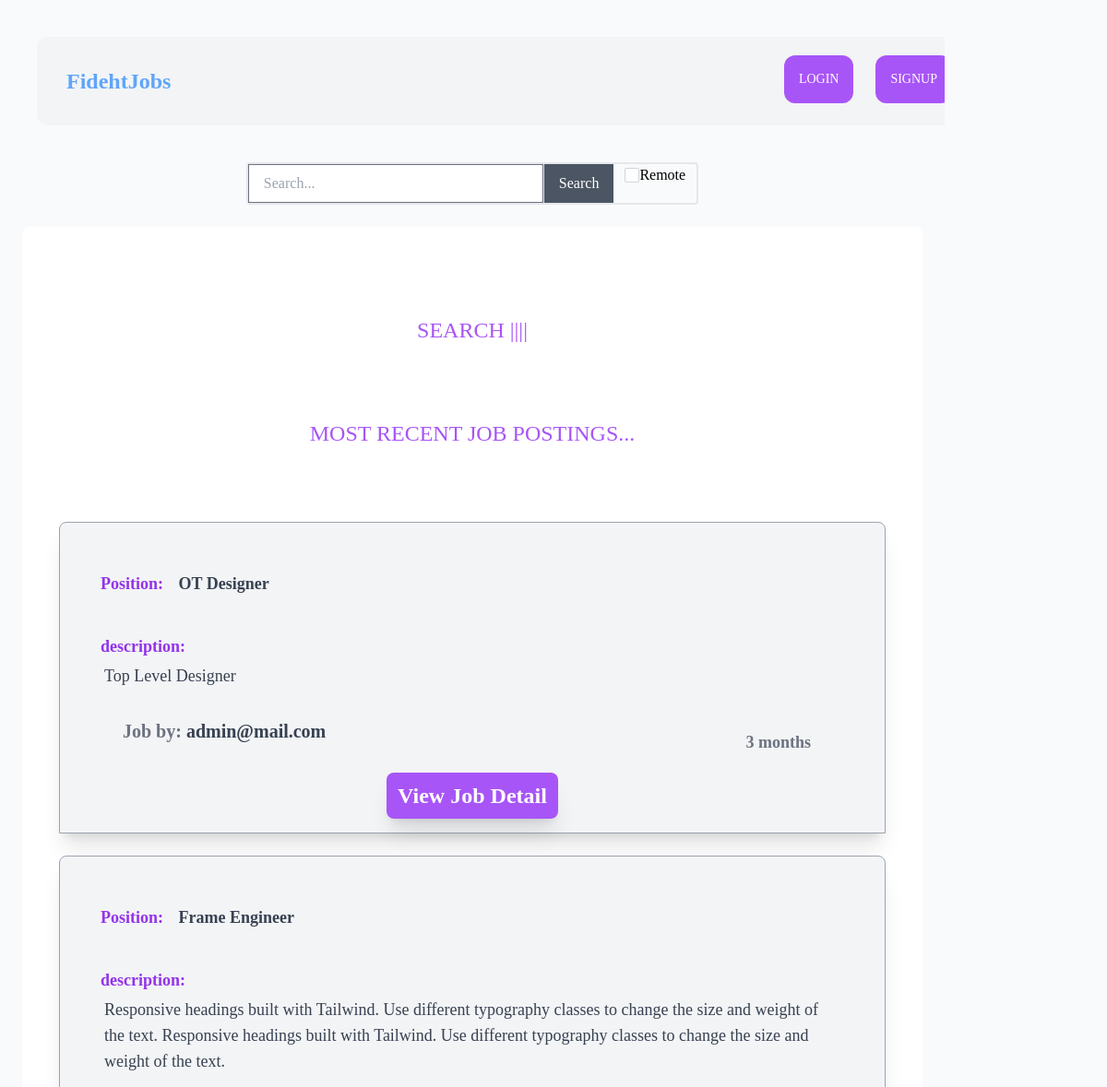
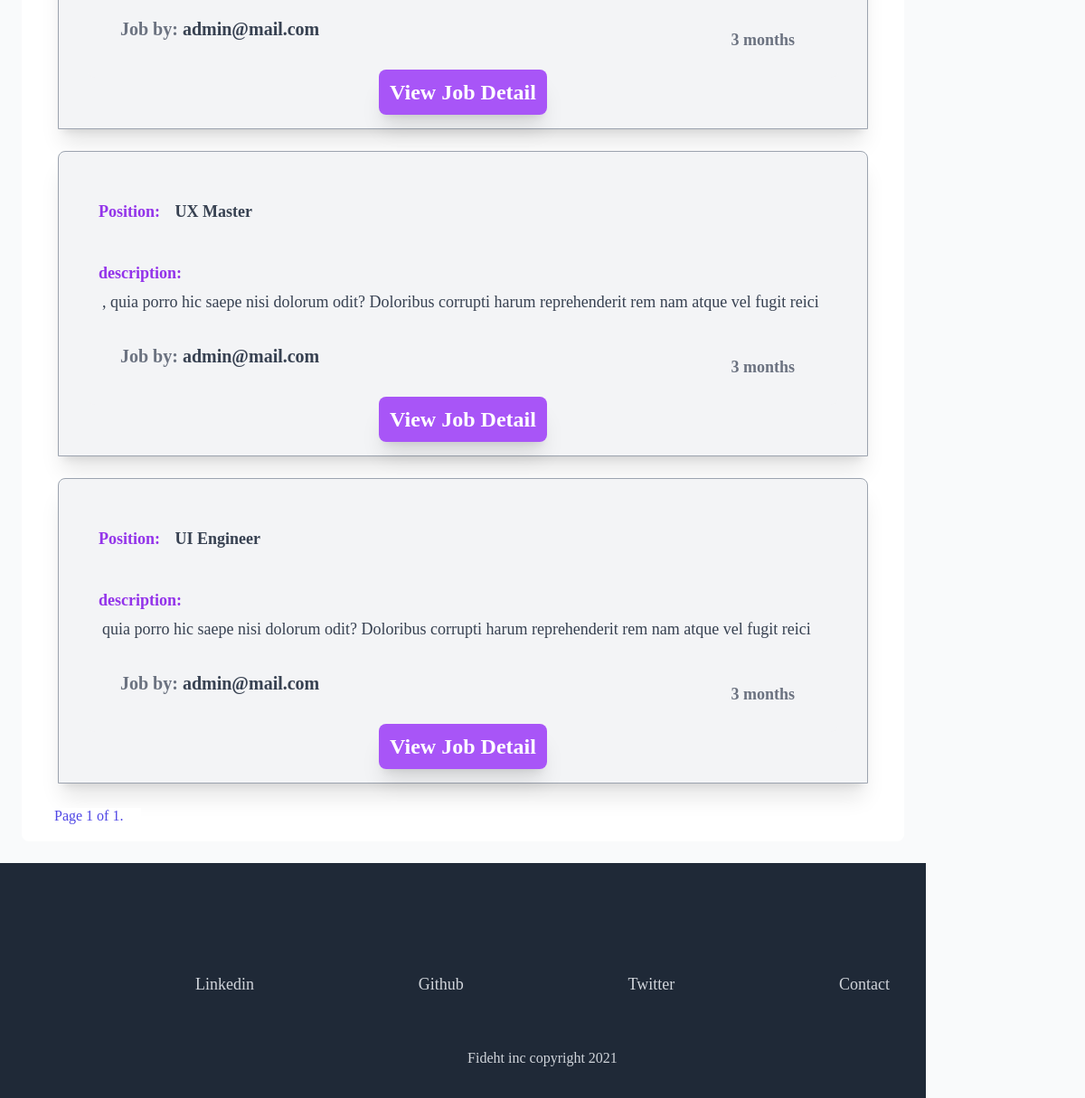
Page /job/fideht/jobs/search/ on the earlier database version (2 pictures, top to bottom).
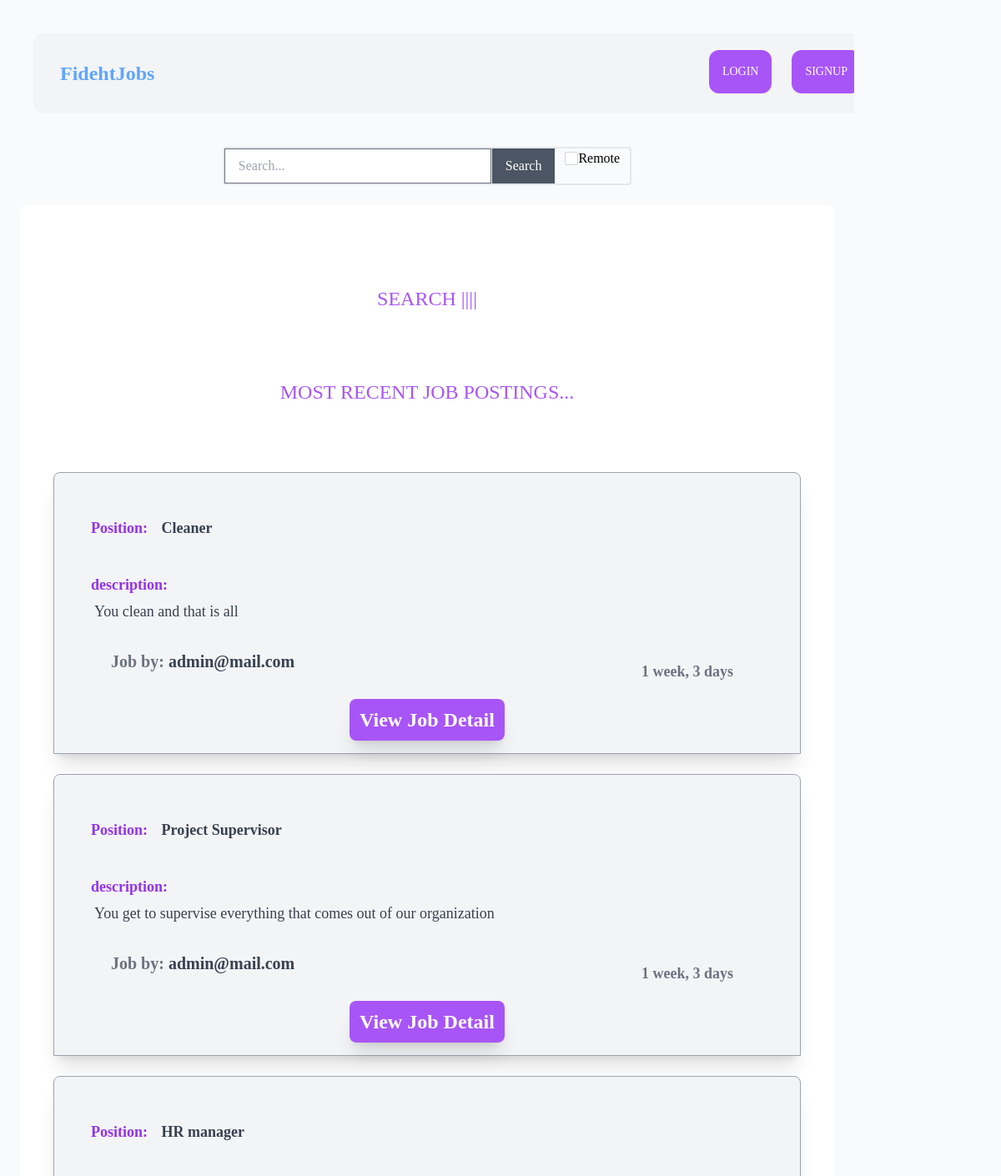
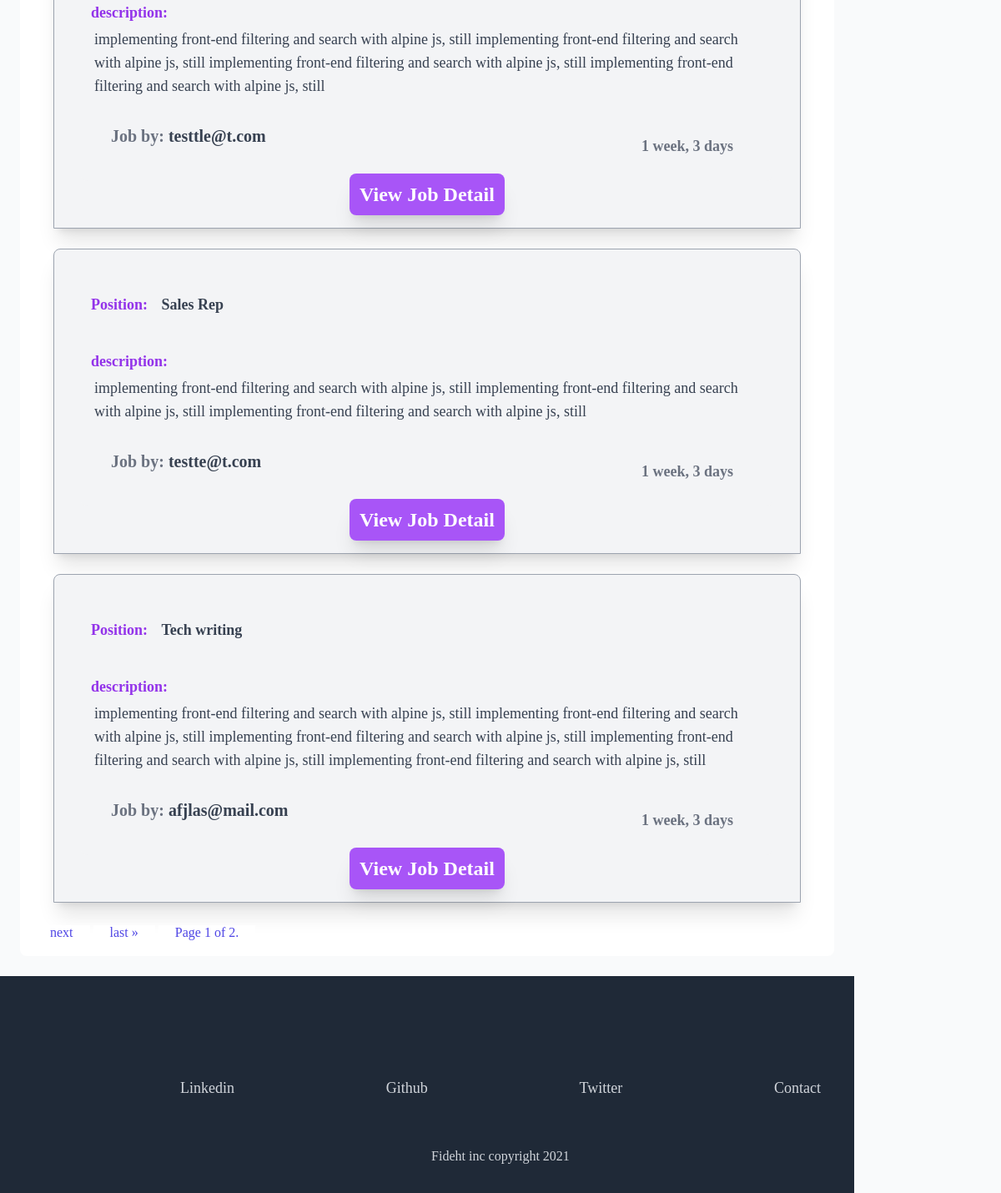
Same page on the later database version (2 pictures, top to bottom).
### apps/job/models.py (models this page shows, shortened)
class Job(models.Model):
    title = models.CharField(max_length=223)
    description = models.TextField()
    detail = models.TextField(blank=True, null=True)
    duration = models.CharField(max_length=200,blank=True, null=True)
    payment_range = models.CharField(max_length=200,blank=True, null=True)
    remote = models.BooleanField(default=False,blank=True, null=True)
    experience = models.CharField(max_length=200,blank=True, null=True)
    created_by = models.ForeignKey(settings.AUTH_USER_MODEL, related_name='jobs',on_delete=models.CASCADE)
    created_on = models.DateTimeField(auto_now_add=True)
    change_at = models.DateTimeField(auto_now=True)

### apps/users/models.py (models this page shows)
class CustomUser(AbstractUser):
    username = None
    email = models.EmailField(_('email address'), unique=True)
    USERNAME_FIELD = 'email'
    REQUIRED_FIELDS = []
    objects = CustomUserManager()
    def __str__(self):
        return self.email

### apps/job/views.py (the view, shortened to what this page needs)
# urls.py: path('fideht/jobs/search/',JobSearch.as_view(),name='search'),
class JobSearch(View,LoginRequiredMixin):
    def get(self, request):
        jobs = Job.objects.all().order_by('-created_on')
        page = Paginator(jobs,5)
        page_number = request.GET.get('page')
        page_obj = page.get_page(page_number)
        return render(request,'job/search.html',{'jobs':jobs,'page_obj':page_obj})

### apps/notification/context_processor.py (called while the page is built)
def get_notifications(request):
    if request.user.is_authenticated:
        read_notifications = request.user.notifications.filter(is_read=True)
        unread_notifications = request.user.notifications.filter(is_read=False)
        context ={
            'read_notifications': read_notifications,
            'unread_notifications': unread_notifications
        }
        return context
    else:
        context ={
            'read_notifications': [],
            'unread_notifications': []
        }
        return context

### apps/job/templates/job/search.html
{% extends 'base.html' %}
{% block content %}
  <div class="flex items-center justify-center ">
    <form hx-post="{% url 'job:search' %}" hx-target="#searchResult" hx-swap="outerHTML">
    <div class="flex border-2 border-gray-200 rounded">
        <input name="query" type="text" class="px-4 py-2 w-80" placeholder="Search...">
        <button type="submit" class="px-4 text-white bg-gray-600 border-l ">Search</button>
        <div class="form-check mx-3">
          Remote
          <input class="form-check-input self-center appearance-none h-4 w-4 border border-gray-300 rounded-sm bg-white checked:bg-purple-600 checked:border-purple-600 focus:outline-none transition duration-200 my-1 align-top bg-no-repeat bg-center bg-contain float-left cursor-pointer" type="checkbox" value="" id="flexCheckDefault3">
        </div>
      </form>
    </div>
  </div>
  {% include 'job/partials/searchresult.html' %}
  {% endblock content %}

### apps/job/templates/job/partials/searchresult.html (shortened to what this page needs)
<div class="bg-white rounded-lg p-4 m-6" id="#searchResult">
    <h2 class="text-purple-500 uppercase text-2xl text-center m-20">Search ||||</h2>
    <h2 class="text-purple-500 uppercase text-2xl text-center m-20">Most recent job postings...</h2>
    {% for job in page_obj %}
        <div class="bg-gray-100 rounded-t-lg font-bold m-6 text-2xl shadow-xl border border-gray-400 py-6 px-8">
            <h2 class="text-lg font-bold text-purple-600 mt-4 p-3">
                Position:
                <span class="text-lg font-semibold text-gray-700 mt-4 p-3">{{ job.title }}</span>
            </h2>
            <h2 class="text-lg font-bold text-purple-600 mt-4 p-3">
            description: <br>
                <p class="text-normal p-1 text-gray-700  font-light ">{{job.description }}</p>
            </h2>
            <footer class="rounded-b-lg bg-gray-100 text-lg text-gray-500 px-8 py-3 flex justify-between">
            <h3 hx-boost="true" class="text-xl text-left p-1  ">Job by:
                <a href="{% url 'users:profile' job.created_by%}" class="font-semiboald cursor-pointer text-gray-700">{% if job.created_by.profile.username %}{{job.created_by.profile.username}} {% else %}{{job.created_by}}{% endif %}</a>
            </h3>
                <p class="m-3 hidden md:block p-1">{{job.created_on|timesince}}</p>
            </footer>
            <div hx-boost class="text-center">
                <a class="mt-4 p-3 bg-purple-500 text-white hover:bg-purple-800 rounded-lg shadow-xl"href="{% url 'job:job-detail' job.pk %}">View Job Detail</a>
            </div>
        </div>
    {% endfor %}
    <div aria-label="Page navigation" class="inline-flex">
        <span class="step-links">
            {% if page_obj.has_next %}
                <a class="h-10 px-5 text-indigo-600 transition-colors duration-150 bg-white focus:shadow-outline hover:bg-indigo-100" hx-get="?page={{ page_obj.next_page_number }}" hx-target="body">next</a>
                <a class="h-10 px-5 text-indigo-600 transition-colors duration-150 bg-white focus:shadow-outline hover:bg-indigo-100"  hx-get="?page={{ page_obj.paginator.num_pages }}" hx-target="body">last &raquo;</a>
            {% endif %}
            <span class="h-10 px-5 text-indigo-600 transition-colors duration-150 bg-white focus:shadow-outline hover:bg-indigo-100">
                Page {{ page_obj.number }} of {{ page_obj.paginator.num_pages }}.
            </span>
        </span>
    </div>
</div>

Differences in the rows shown:
no longer on this page (row unchanged): Job: title "OT Designer", description "Top Level Designer", created_by "admin@mail.com", created_on "3 months"
no longer on this page (row unchanged): Job: title "Frame Engineer", description "Responsive headings built with Tailwind. Use different typography classes to change the size and weight of the text. Responsive headings built with Tailwind. Use different typography classes to change the size and weight of the text.", created_by "admin@mail.com", created_on "3 months"
no longer on this page (row unchanged): Job: title "UX Master", description ", quia porro hic saepe nisi dolorum odit? Doloribus corrupti harum reprehenderit rem nam atque vel fugit reici", created_by "admin@mail.com", created_on "3 months"
no longer on this page (row unchanged): Job: title "UI Engineer", description "quia porro hic saepe nisi dolorum odit? Doloribus corrupti harum reprehenderit rem nam atque vel fugit reici", created_by "admin@mail.com", created_on "3 months"
added Job: title "Cleaner", description "You clean and that is all", created_by "admin@mail.com", created_on "1 week, 3 days"
added Job: title "Project Supervisor", description "You get to supervise everything that comes out of our organization", created_by "admin@mail.com", created_on "1 week, 3 days"
added Job: title "HR manager", description "implementing front-end filtering and search with alpine js, still implementing front-end filtering and search with alpine js, still implementing front-end filtering and search with alpine js, still implementing front-end filtering and search with alpine js, still", created_by "testtle@t.com", created_on "1 week, 3 days"
added Job: title "Sales Rep", description "implementing front-end filtering and search with alpine js, still implementing front-end filtering and search with alpine js, still implementing front-end filtering and search with alpine js, still", created_by "testte@t.com", created_on "1 week, 3 days"
added Job: title "Tech writing", description "implementing front-end filtering and search with alpine js, still implementing front-end filtering and search with alpine js, still implementing front-end filtering and search with alpine js, still implementing front-end filtering and search with alpine js, still implementing front-end filtering and search with alpine js, still", created_by "afjlas@mail.com", created_on "1 week, 3 days"
Other differences:
{{ page_obj.paginator.num_pages }}: "1" → "2"
text now shown: "next last »"
